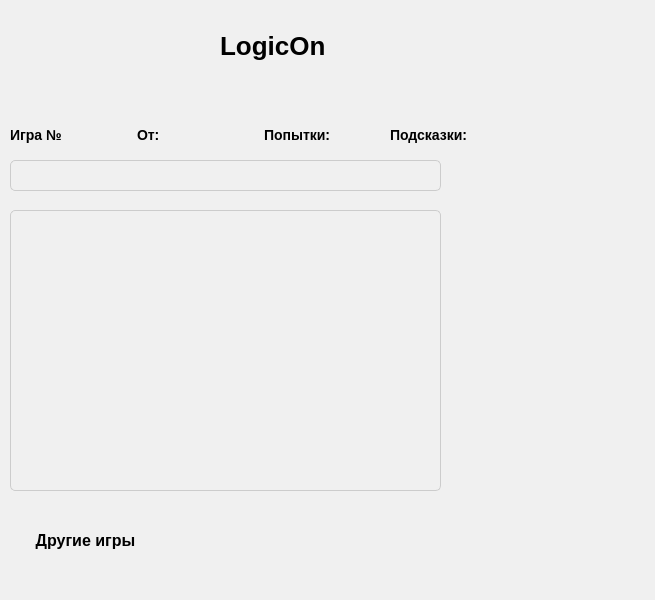
<?xml version="1.0" encoding="UTF-8"?>
<ui version="4.0">
 <class>MainWindow</class>
 <widget class="QMainWindow" name="MainWindow">
  <property name="geometry">
   <rect>
    <x>0</x>
    <y>0</y>
    <width>655</width>
    <height>600</height>
   </rect>
  </property>
  <property name="windowTitle">
   <string>MainWindow</string>
  </property>
  <property name="styleSheet">
   <string notr="true">QWidget {
    background-color: #F0F0F0; /* Цвет фона */}

QLabel {
    font-size: 14px; /* size of label text */
    font-weight: bold; /* bold label text */
}

QLineEdit {
    border: 1px solid #ccc; /* light gray border for input fields */
    border-radius: 5px; /* rounded corners for input fields */
    padding: 5px; /* padding for input fields */
}

QPushButton {
    border: none; /* no border for buttons */
    border-radius: 5px; /* rounded corners for buttons */
    padding: 10px 20px; /* padding for buttons */
}

QPushButton:hover {
    background-color: #f0f0f0; /* light gray background on hover */
}

QPushButton:pressed {
    background-color: #d0d0d0; /* dark gray background on press */
}</string>
  </property>
  <widget class="QWidget" name="centralwidget">
   <widget class="QListWidget" name="current_word_list">
    <property name="geometry">
     <rect>
      <x>10</x>
      <y>210</y>
      <width>431</width>
      <height>281</height>
     </rect>
    </property>
    <property name="font">
     <font>
      <pointsize>10</pointsize>
      <bold>true</bold>
     </font>
    </property>
    <property name="styleSheet">
     <string notr="true">QListWidget {
    /* общий стиль списка */
    border: 1px solid #ccc;
    border-radius: 5px;
    background-color: #f0f0f0;
    padding: 5px;
}

QListWidget::item {
    /* стиль отдельного элемента списка */
    padding: 10px;
    border-bottom: 1px solid #ccc;
}

QListWidget::item:selected {
    /* стиль выделенного элемента списка */
    background-color: #0078ff;
    color: #ffffff;
}

QListWidget::item:hover {
    /* стиль элемента списка при наведении курсора */
    background-color: #f7f7f7;
}

QListWidget::item:disabled {
    /* стиль недоступного элемента списка */
    color: #808080;
}</string>
    </property>
   </widget>
   <widget class="QLineEdit" name="input_field">
    <property name="geometry">
     <rect>
      <x>10</x>
      <y>160</y>
      <width>431</width>
      <height>31</height>
     </rect>
    </property>
    <property name="font">
     <font>
      <pointsize>11</pointsize>
      <bold>true</bold>
     </font>
    </property>
    <property name="text">
     <string/>
    </property>
   </widget>
   <widget class="QLabel" name="label_4">
    <property name="geometry">
     <rect>
      <x>220</x>
      <y>20</y>
      <width>221</width>
      <height>51</height>
     </rect>
    </property>
    <property name="font">
     <font>
      <pointsize>-1</pointsize>
      <bold>true</bold>
     </font>
    </property>
    <property name="styleSheet">
     <string notr="true">QLabel {
    font-size: 26px; /* size of label text */
    font-weight: bold; /* bold label text */
}
</string>
    </property>
    <property name="text">
     <string>LogicOn</string>
    </property>
   </widget>
   <widget class="QPushButton" name="profile_button">
    <property name="geometry">
     <rect>
      <x>580</x>
      <y>20</y>
      <width>61</width>
      <height>51</height>
     </rect>
    </property>
    <property name="text">
     <string/>
    </property>
    <property name="icon">
     <iconset>
      <normaloff>../images/download1.png</normaloff>../images/download1.png</iconset>
    </property>
    <property name="iconSize">
     <size>
      <width>45</width>
      <height>45</height>
     </size>
    </property>
    <property name="flat">
     <bool>true</bool>
    </property>
   </widget>
   <widget class="QPushButton" name="login_button">
    <property name="geometry">
     <rect>
      <x>11</x>
      <y>21</y>
      <width>52</width>
      <height>48</height>
     </rect>
    </property>
    <property name="text">
     <string/>
    </property>
    <property name="icon">
     <iconset>
      <normaloff>../images/67346.png</normaloff>../images/67346.png</iconset>
    </property>
    <property name="iconSize">
     <size>
      <width>40</width>
      <height>40</height>
     </size>
    </property>
    <property name="flat">
     <bool>true</bool>
    </property>
   </widget>
   <widget class="QPushButton" name="hint_button">
    <property name="geometry">
     <rect>
      <x>570</x>
      <y>510</y>
      <width>75</width>
      <height>71</height>
     </rect>
    </property>
    <property name="text">
     <string/>
    </property>
    <property name="icon">
     <iconset>
      <normaloff>../images/png-clipart-computer-icons-idea-brainstorming-others-miscellaneous-image-file-formats.png</normaloff>../images/png-clipart-computer-icons-idea-brainstorming-others-miscellaneous-image-file-formats.png</iconset>
    </property>
    <property name="iconSize">
     <size>
      <width>50</width>
      <height>50</height>
     </size>
    </property>
    <property name="flat">
     <bool>true</bool>
    </property>
   </widget>
   <widget class="QPushButton" name="other_games_button">
    <property name="geometry">
     <rect>
      <x>10</x>
      <y>510</y>
      <width>151</width>
      <height>61</height>
     </rect>
    </property>
    <property name="font">
     <font>
      <pointsize>12</pointsize>
      <bold>true</bold>
     </font>
    </property>
    <property name="autoFillBackground">
     <bool>false</bool>
    </property>
    <property name="styleSheet">
     <string notr="true"/>
    </property>
    <property name="text">
     <string>Другие игры</string>
    </property>
    <property name="flat">
     <bool>false</bool>
    </property>
   </widget>
   <widget class="QWidget" name="layoutWidget">
    <property name="geometry">
     <rect>
      <x>10</x>
      <y>120</y>
      <width>501</width>
      <height>29</height>
     </rect>
    </property>
    <layout class="QHBoxLayout" name="horizontalLayout">
     <item>
      <widget class="QLabel" name="game_number_label">
       <property name="text">
        <string>Игра №</string>
       </property>
      </widget>
     </item>
     <item>
      <widget class="QLabel" name="date_label">
       <property name="text">
        <string>От:</string>
       </property>
      </widget>
     </item>
     <item>
      <widget class="QLabel" name="attempts_label">
       <property name="text">
        <string>Попытки:</string>
       </property>
      </widget>
     </item>
     <item>
      <widget class="QLabel" name="hints_label">
       <property name="text">
        <string>Подсказки:</string>
       </property>
      </widget>
     </item>
    </layout>
   </widget>
   <widget class="QPushButton" name="top_list_button">
    <property name="geometry">
     <rect>
      <x>510</x>
      <y>20</y>
      <width>51</width>
      <height>51</height>
     </rect>
    </property>
    <property name="text">
     <string/>
    </property>
    <property name="icon">
     <iconset>
      <normaloff>C:/Users/marat/Downloads/imgonline-com-ua-Resize-nB8vUTYJ.jpg</normaloff>C:/Users/marat/Downloads/imgonline-com-ua-Resize-nB8vUTYJ.jpg</iconset>
    </property>
    <property name="iconSize">
     <size>
      <width>50</width>
      <height>50</height>
     </size>
    </property>
    <property name="flat">
     <bool>true</bool>
    </property>
   </widget>
  </widget>
 </widget>
 <resources/>
 <connections/>
</ui>
